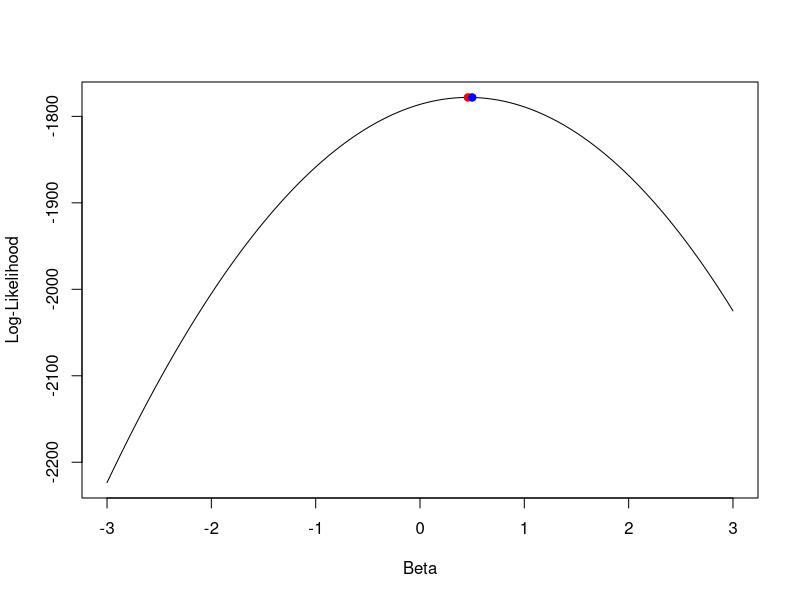

This figure's R source:
## ---- chunk 1
simulate <- function(n, beta = 0.5) {
    x <- runif(n, 0, 1)
    u <- rnorm(n, mean = 0, sd = 2)
    y_star <- 1 + beta * x + u
    y <- ifelse(y_star > 0, y_star, 0)
    return(data.frame(x, y))
}

set.seed(42)

simulated_data <- simulate(1000)
fraction_censored <- sum(simulated_data$y == 0) / nrow(simulated_data)

print(fraction_censored)
## ---- chunk 2
log_likelihood <- function(beta, sigma = 2, x, y) {
    y_star <- 1 + beta * x

    uncensored <- y > 0
    log_likelihood_uncensored <- sum(
        dnorm(y[uncensored], mean = y_star[uncensored], sd = sigma, log = TRUE)
    )
    log_likelihood_censored <- sum(
        pnorm(
            y_star[!uncensored],
            mean = 0, sd = sigma,
            lower.tail = FALSE, log = TRUE
        )
    )

    total_log_likelihood <- log_likelihood_uncensored + log_likelihood_censored

    return(total_log_likelihood)
}
## ---- chunk 3
beta_grid <- seq(-3, 3, by = 0.01)

x <- simulated_data$x
y <- simulated_data$y

log_likelihood_values <- sapply(
    beta_grid, function(beta) log_likelihood(beta, x = x, y = y)
)

max_index <- which.max(log_likelihood_values)
max_beta <- beta_grid[max_index]

plot(
    beta_grid, log_likelihood_values,
    type = "l", xlab = "Beta", ylab = "Log-Likelihood"
)
points(
    max_beta, log_likelihood_values[max_index],
    col = "red", pch = 19
)

true_beta <- 0.5
true_log_likelihood <- log_likelihood(true_beta, x = x, y = y)
points(
    true_beta, true_log_likelihood,
    col = "blue", pch = 19
)
## ---- chunk 4
optimize(log_likelihood, interval = c(-3, 3), maximum = TRUE, x = x, y = y)
## ---- chunk 5
set.seed(42)

mle_estimates <- numeric(1000)
ols_all_estimates <- numeric(1000)
ols_non_censored_estimates <- numeric(1000)

for (i in 1:1000) {
    simulated_data <- simulate(1000)
    x <- simulated_data$x
    y <- simulated_data$y

    mle_estimates[i] <- optimize(
        log_likelihood,
        interval = c(-3, 3), maximum = TRUE, x = x, y = y
    )$maximum

    ols_all_estimates[i] <- lm(y ~ x)$coefficients[2]

    ols_non_censored_estimates[i] <- lm(y[y > 0] ~ x[y > 0])$coefficients[2]
}

mle_bias <- mean(mle_estimates) - true_beta
ols_all_bias <- mean(ols_all_estimates) - true_beta
ols_non_censored_bias <- mean(ols_non_censored_estimates) - true_beta

print(c(mle_bias, ols_all_bias, ols_non_censored_bias))
